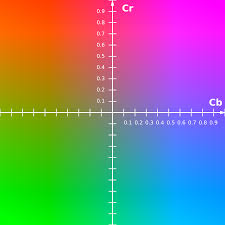
#> input picture hsv-filtering/images.jpeg, 225 x 225 px
$ python -i img_preprocess_util.py   (imports and definitions only)
#> lines starting #> are read from the running program, lines starting #| are printed output that depends on the picture
#> further down, picture is the input picture: shape (225, 225, 3); mean B, G, R 129.3, 129.8, 129.3
import cv2
import numpy as np

def nothing(x):
    pass


def add_hsv_trackbar(img):
    filename='hsvTrackbar'
    cv2.namedWindow(filename)

    #set trackbar
    hh = 'hue high'
    hl = 'hue low'
    sh = 'saturation high'
    sl = 'saturation low'
    vh = 'value high'
    vl = 'value low'

    #set ranges
    cv2.createTrackbar(hl, filename, 0, 179, nothing)
    cv2.createTrackbar(hh, filename, 0, 179, nothing)
    cv2.createTrackbar(sl, filename, 0, 255, nothing)
    cv2.createTrackbar(sh, filename, 0, 255, nothing)
    cv2.createTrackbar(vl, filename, 0, 255, nothing)
    cv2.createTrackbar(vh, filename, 0, 255, nothing)

    # set initial value

    cv2.setTrackbarPos(hl, filename, 0)
    cv2.setTrackbarPos(hh, filename, 179)
    cv2.setTrackbarPos(sl, filename, 0)
    cv2.setTrackbarPos(sh, filename, 255)
    cv2.setTrackbarPos(vl, filename, 0)
    cv2.setTrackbarPos(vh, filename, 255)

    #convert rgb to hsv
    # img = equlizeHistogram(img)

    # img_blur = cv2.bilateralFilter(img,9,100,100)
    img_blur = cv2.GaussianBlur(img,(9, 9),0)
    cv2.imshow('blur', img_blur)

    hsv_img = cv2.cvtColor(img_blur, cv2.COLOR_BGR2HSV)
#> hsv_img: shape (225, 225, 3); mean H, S, V 87.1, 203.8, 217.4
    h, s, v = cv2.split(hsv_img)
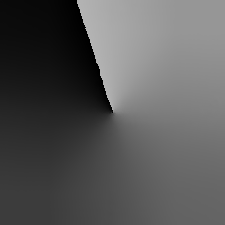
#> h: shape (225, 225); min 0, max 179, mean 87.1
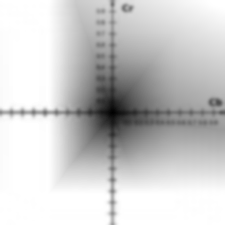
#> s: shape (225, 225); min 0, max 255, mean 203.8
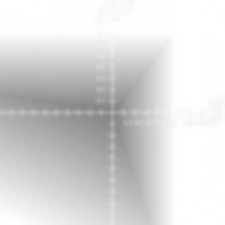
#> v: shape (225, 225); min 133, max 255, mean 217.4

    img_yuv = cv2.cvtColor(img_blur, cv2.COLOR_BGR2YUV)
#> img_yuv: shape (225, 225, 3); mean of channels 0, 1, 2 129.6, 127.9, 127.8
    Y, U, V = cv2.split(img_yuv)
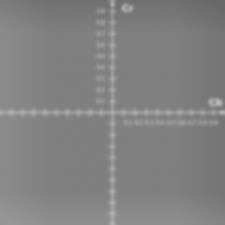
#> Y: shape (225, 225); min 104, max 188, mean 129.6
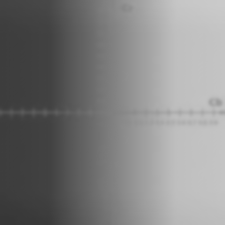
#> U: shape (225, 225); min 55, max 202, mean 127.9
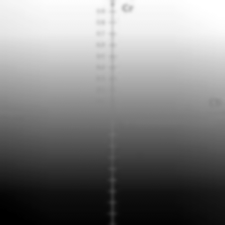
#> V: shape (225, 225); min 0, max 255, mean 127.8

    while True:
        hul= cv2.getTrackbarPos(hl, filename)
        huh= cv2.getTrackbarPos(hh, filename)
        sal= cv2.getTrackbarPos(sl, filename)
        sah= cv2.getTrackbarPos(sh, filename)
        val= cv2.getTrackbarPos(vl, filename)
        vah= cv2.getTrackbarPos(vh, filename)

        hsvl = np.array([hul, sal, val], np.uint8)
        hsvh = np.array([huh, sah, vah], np.uint8)

        mask = cv2.inRange(hsv_img, hsvl, hsvh)
#> mask: shape (225, 225); every value is 255
        res = cv2.bitwise_and(img, img, mask=mask)

        cv2.imshow(filename, mask)
        cv2.imshow('img', res)

        # [23 lines of commented-out code are left out]

        cv2.imshow('Y', Y)
        cv2.imshow('U', U)
        cv2.imshow('V', V)

        cv2.imshow('h', h)
        cv2.imshow('s', s)
        cv2.imshow('v', v)
        clahe = cv2.createCLAHE(clipLimit=2.0, tileGridSize=(15, 15))
        v_equalHist = clahe.apply(v)
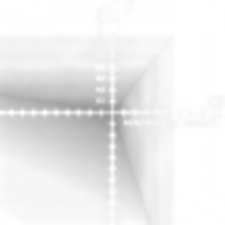
#> v_equalHist: shape (225, 225); min 152, max 255, mean 236.2
        cv2.imshow('equalHist', v_equalHist)

        # [7 lines of commented-out code are left out]


        ch = cv2.waitKey(1)
#> (key Esc is pressed here)
        if ch== 27:
            break


def equlizeHistogram(img):
    img_yuv = cv2.cvtColor(img, cv2.COLOR_BGR2YUV)
    img_yuv[:,:,0] = cv2.equalizeHist(img_yuv[:,:,0])
    img_equalHist = cv2.cvtColor(img_yuv, cv2.COLOR_YUV2BGR)

    return img_equalHist


def convertRGBtoHSV(img):
    img_hsv = cv2.cvtColor(img, cv2.COLOR_BGR2HSV)
    h, s, v = cv2.split(img_hsv)
    hsv = np.concatenate((h, s, v), axis=1)

    return hsv

def draw_histogram(img):

    h = np.zeros((img.shape[0], 256), dtype=np.uint8)

    hist_item = cv2.calcHist([img],[0],None,[256],[0,256])
    cv2.normalize(hist_item,hist_item,0,255,cv2.NORM_MINMAX)
    hist=np.int32(np.around(hist_item))
    for x,y in enumerate(hist):
        cv2.line(h,(x,0+10),(x,y+10),(255,255,255))

    cv2.line(h, (0, 0 + 10), (0, 5), (255, 255, 255) )
    cv2.line(h, (255, 0 + 10), (255, 5), (255, 255, 255))
    y = np.flipud(h)

    return y

>>> import cv2
>>> picture = cv2.imread('../images.jpeg')
>>> result = add_hsv_trackbar(picture)

$ run again, on hsv-filtering/2019-05-15 16:34:40:cam2.jpg
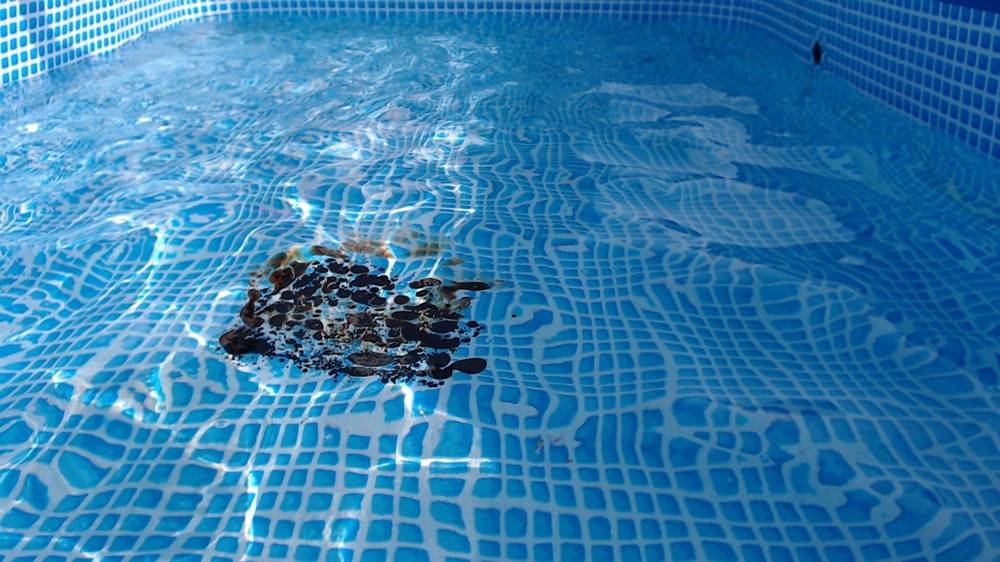
#> input picture hsv-filtering/2019-05-15 16:34:40:cam2.jpg, 1000 x 562 px, shrunk from 1920 x 1080 before the run
#> picture is the input picture: shape (562, 1000, 3); mean B, G, R 172.6, 124.7, 50.7
#> hsv_img: shape (562, 1000, 3); mean H, S, V 102, 184.8, 172.6
#> img_yuv: shape (562, 1000, 3); mean of channels 0, 1, 2 108, 159.7, 77.7
#> in add_hsv_trackbar, `Y, U, V = cv2.split(img_yuv)`:
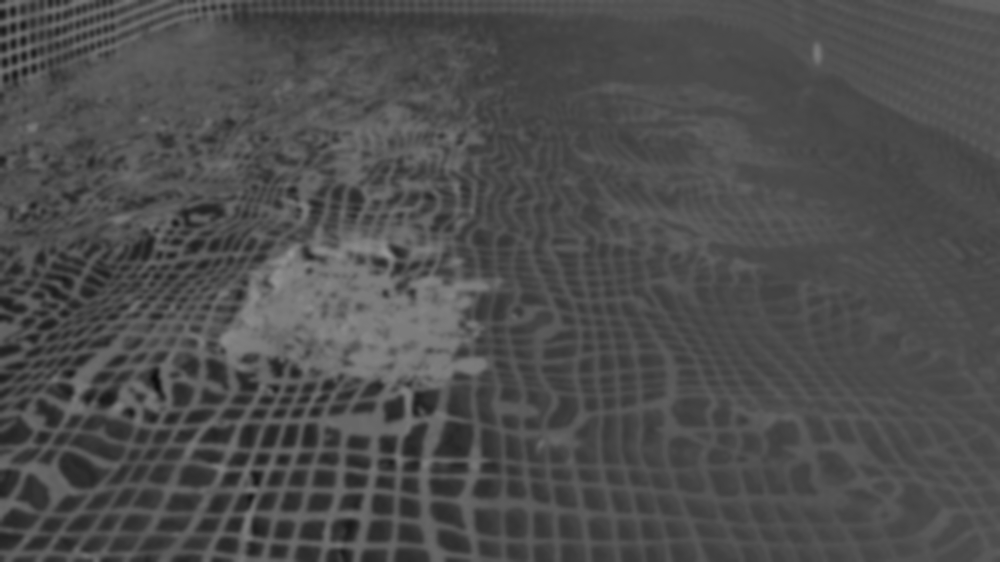
#> V: shape (562, 1000); min 11, max 148, mean 77.7
#> mask: shape (562, 1000); every value is 255
#> in add_hsv_trackbar, `v_equalHist = clahe.apply(v)`:
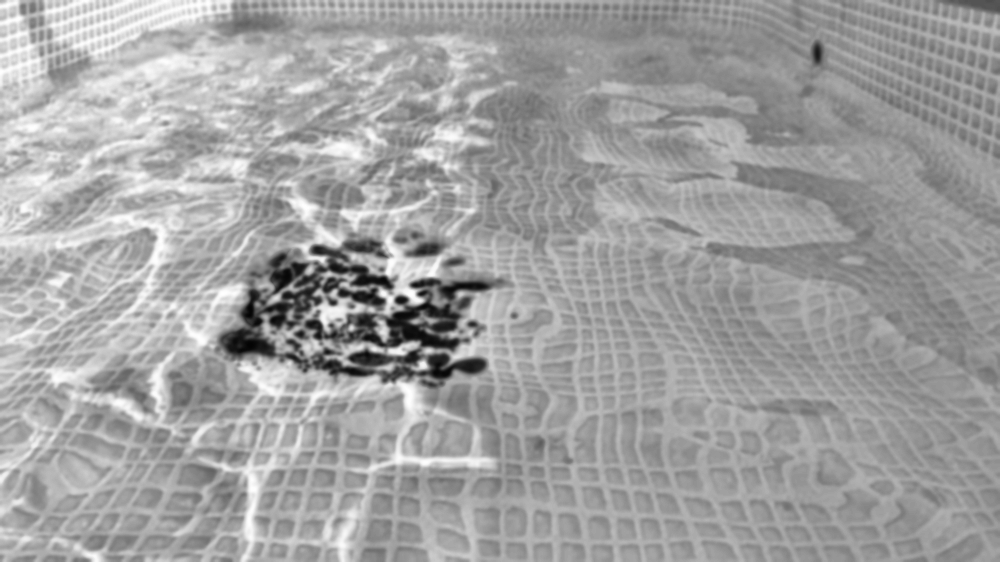
#> v_equalHist: shape (562, 1000); min 4, max 255, mean 161.1

$ run again, on hsv-filtering/2019-06-13 11:43:27:cam1.jpg
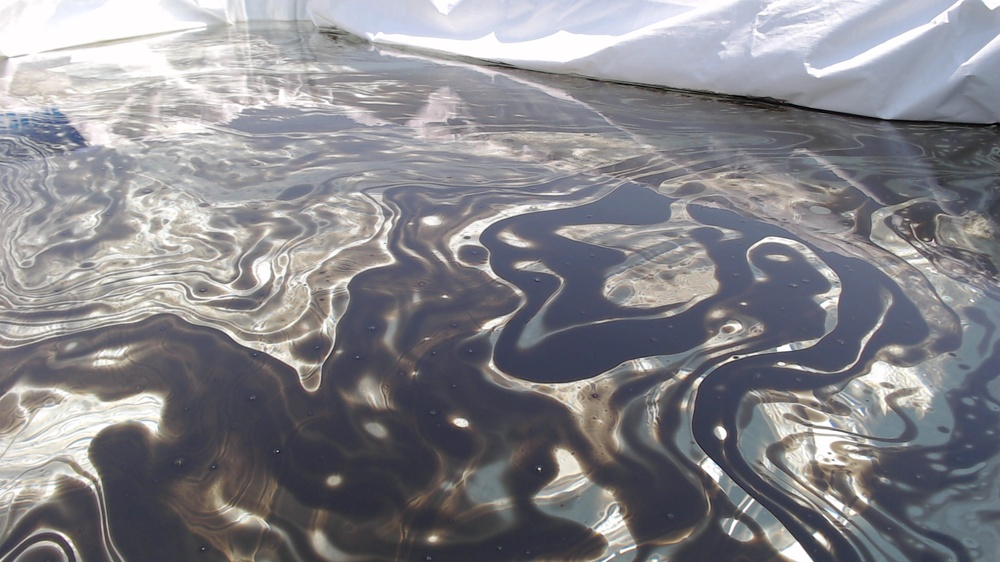
#> input picture hsv-filtering/2019-06-13 11:43:27:cam1.jpg, 1000 x 562 px, shrunk from 1920 x 1080 before the run
#> picture is the input picture: shape (562, 1000, 3); mean B, G, R 138.8, 133.7, 134.3
#> hsv_img: shape (562, 1000, 3); mean H, S, V 90.7, 24.6, 142.2
#> img_yuv: shape (562, 1000, 3); mean of channels 0, 1, 2 134.5, 130.1, 127.9
#> in add_hsv_trackbar, `Y, U, V = cv2.split(img_yuv)`:
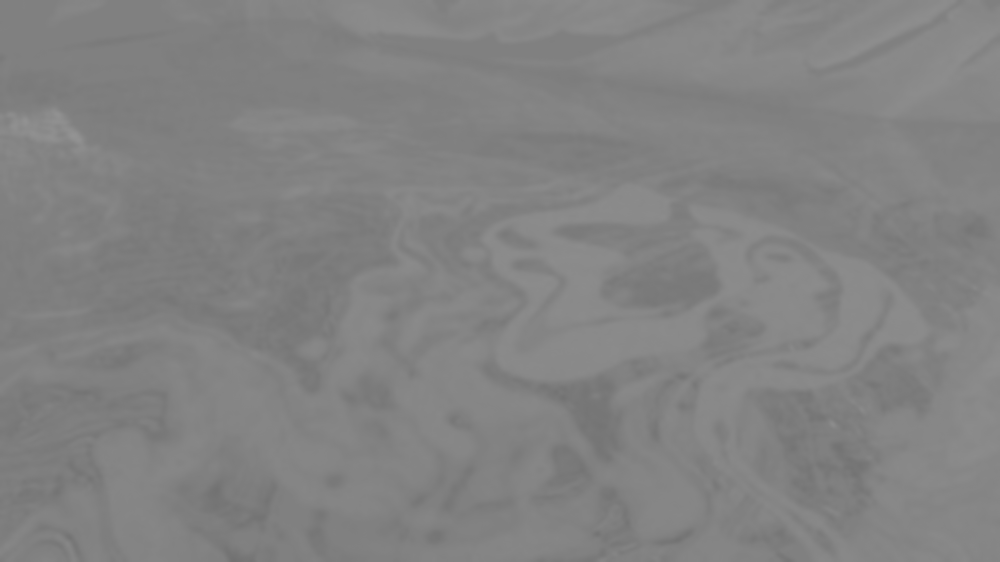
#> U: shape (562, 1000); min 113, max 147, mean 130.1
#> mask: shape (562, 1000); every value is 255
#> in add_hsv_trackbar, `v_equalHist = clahe.apply(v)`:
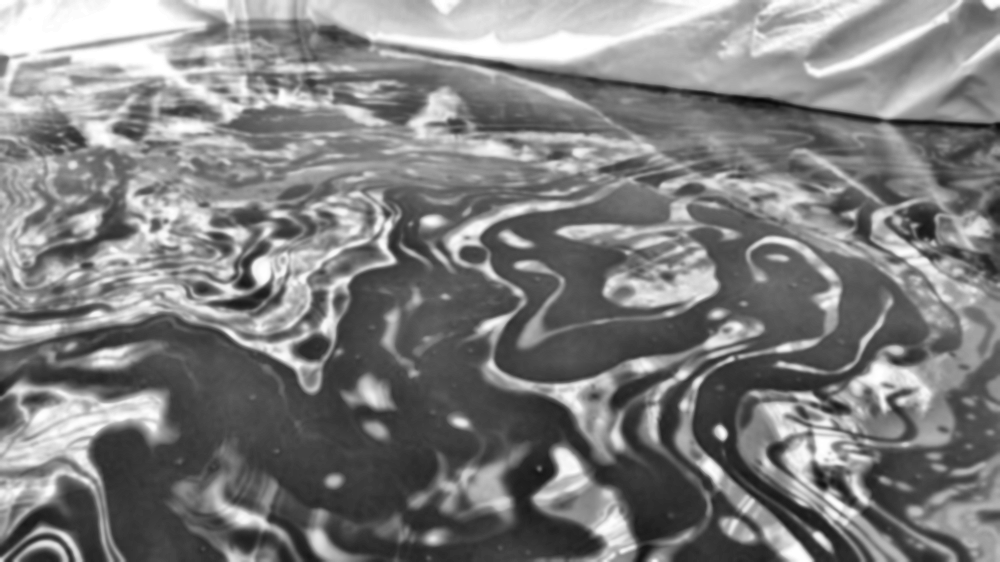
#> v_equalHist: shape (562, 1000); min 8, max 255, mean 127.3
